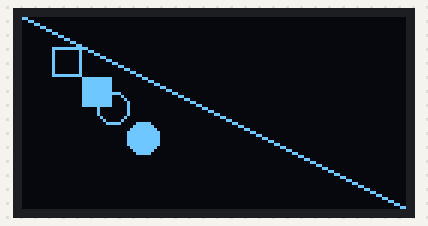
The sketch below on a simulated ESP32. Shown: 128×64 one-colour display. What the sketch prints to the serial monitor is not drawn.

Above: at 2.1 s.

The sketch:

oled101.ino
```cpp
#include <Wire.h>
#include <Adafruit_GFX.h>
#include <Adafruit_SSD1306.h>

#define oled_sda 21
#define oled_scl 22

#define screen_width 128
#define screen_height 64

#define oled_address 0x3c
#define oled_reset -1

Adafruit_SSD1306 display (
  screen_width,
  screen_height,
  &Wire,
  oled_reset
);

void setup() {
  // put your setup code here, to run once:
  Serial.begin(115200);
  Wire.begin(oled_sda, oled_scl);
  if (!display.begin(SSD1306_SWITCHCAPVCC, oled_address)) {
    Serial.println("OLED initialization failed!");
    while (true) {
      delay(100);
    }
  }

  Serial.println("OLED initialized successfully!");

  display.clearDisplay();
  display.setTextSize(1);
  display.setTextColor(SSD1306_WHITE);
  display.setCursor(0, 0);
  display.println("Hello, OLED!");
  display.display();

  delay(2000);
  display.clearDisplay();

  display.drawLine(0, 0, 127, 63, SSD1306_WHITE);
  // (x1, y1, x2, y2, color)
  display.drawRect(10, 10, 10, 10, SSD1306_WHITE);
  // (x, y, width, height, color)
  display.fillRect(20, 20, 10, 10, SSD1306_WHITE);

  display.drawCircle(30, 30, 5, SSD1306_WHITE);
  display.fillCircle(40, 40, 5, SSD1306_WHITE);

  display.display();

}

void loop() {
  // put your main code here, to run repeatedly:

}
```
